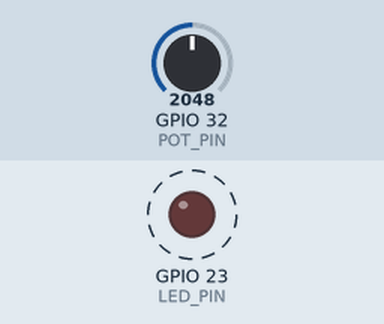
This program was run on a simulated ESP32. Parts: output pins drawn as LEDs (lit = HIGH). Dashed ring = blinking. Inputs (shaded band) come from the test bench; at power-on: GPIO 32 (POT_PIN) = 2048.

Above: at 1.2 s.
1.3 s: GPIO 32 (POT_PIN) set to 3603
At 1.56 s:
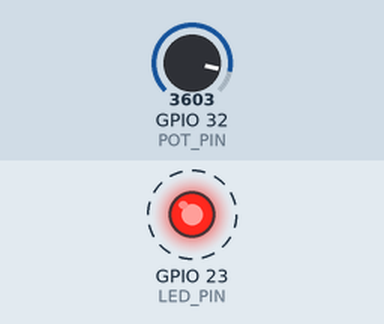
4.3 s: GPIO 32 (POT_PIN) set to 4095
At 4.8 s:
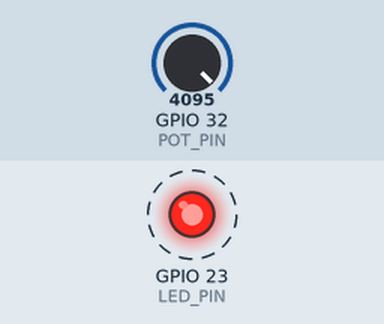
Timing chart, 0 to 13.3 s (numbered marks = the images above; inputs shaded):
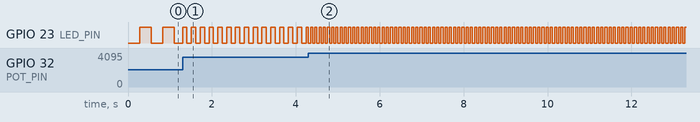

The program:

main.cpp
```cpp
#include <Arduino.h>

const int POT_PIN = 32;    // potentiometer wiper (ADC1)
const int LED_PIN = 23;    // external LED, active HIGH

bool ledIsOn = false;
unsigned long lastToggle = 0;

void setup() {
  pinMode(LED_PIN, OUTPUT);
}

void loop() {
  int raw = analogRead(POT_PIN);                 // 0 to 4095
  int interval = map(raw, 0, 4095, 500, 50);     // ms per half-cycle (500 = slow, 50 = fast)

  if (millis() - lastToggle >= interval) {
    lastToggle = millis();
    ledIsOn = !ledIsOn;                          // flip the LED
    digitalWrite(LED_PIN, ledIsOn);
  }
}
```

Measured:
- after the input at 1.3 s, GPIO 23 (LED_PIN): alternates HIGH for 0.11 s and LOW for 0.10 s, starting at once
- after the input at 4.3 s, GPIO 23 (LED_PIN): alternates HIGH for 0.05 s and LOW for 0.05 s, starting at once
- by itself, GPIO 23 (LED_PIN): alternates HIGH for 0.28 s and LOW for 0.27 s
